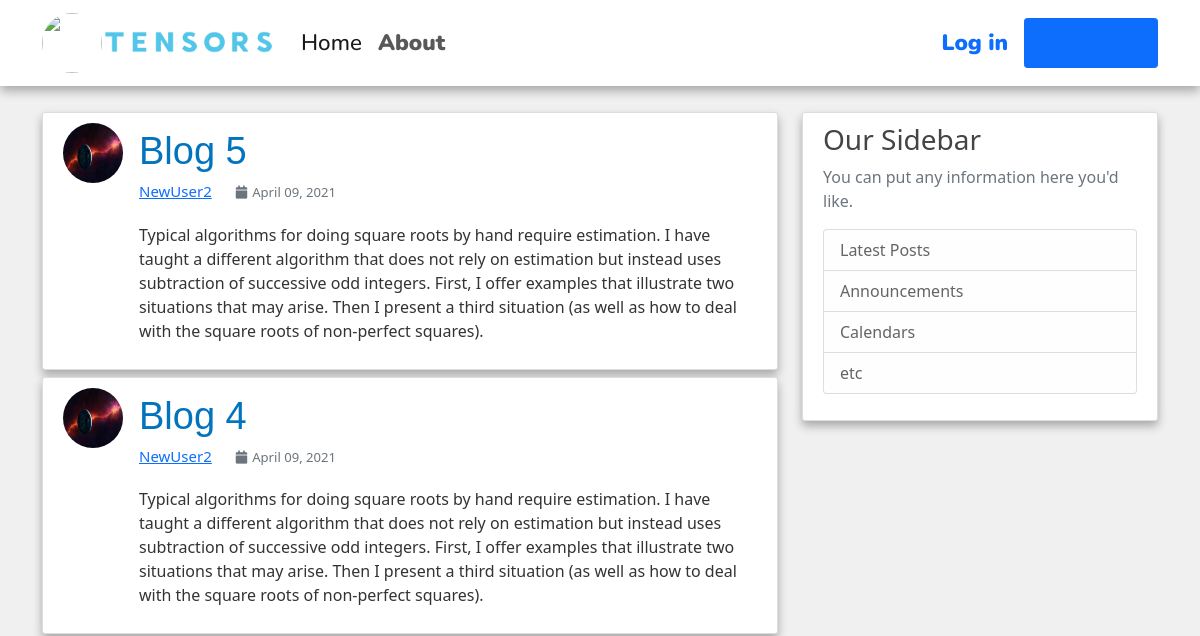
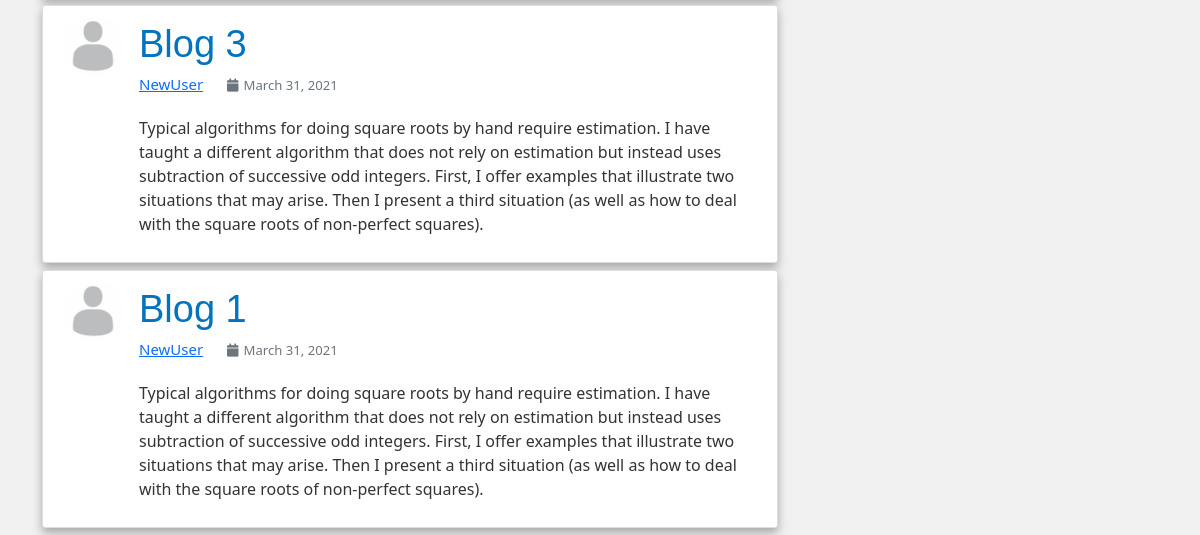
The app's page /, older data (2 pictures, top to bottom).
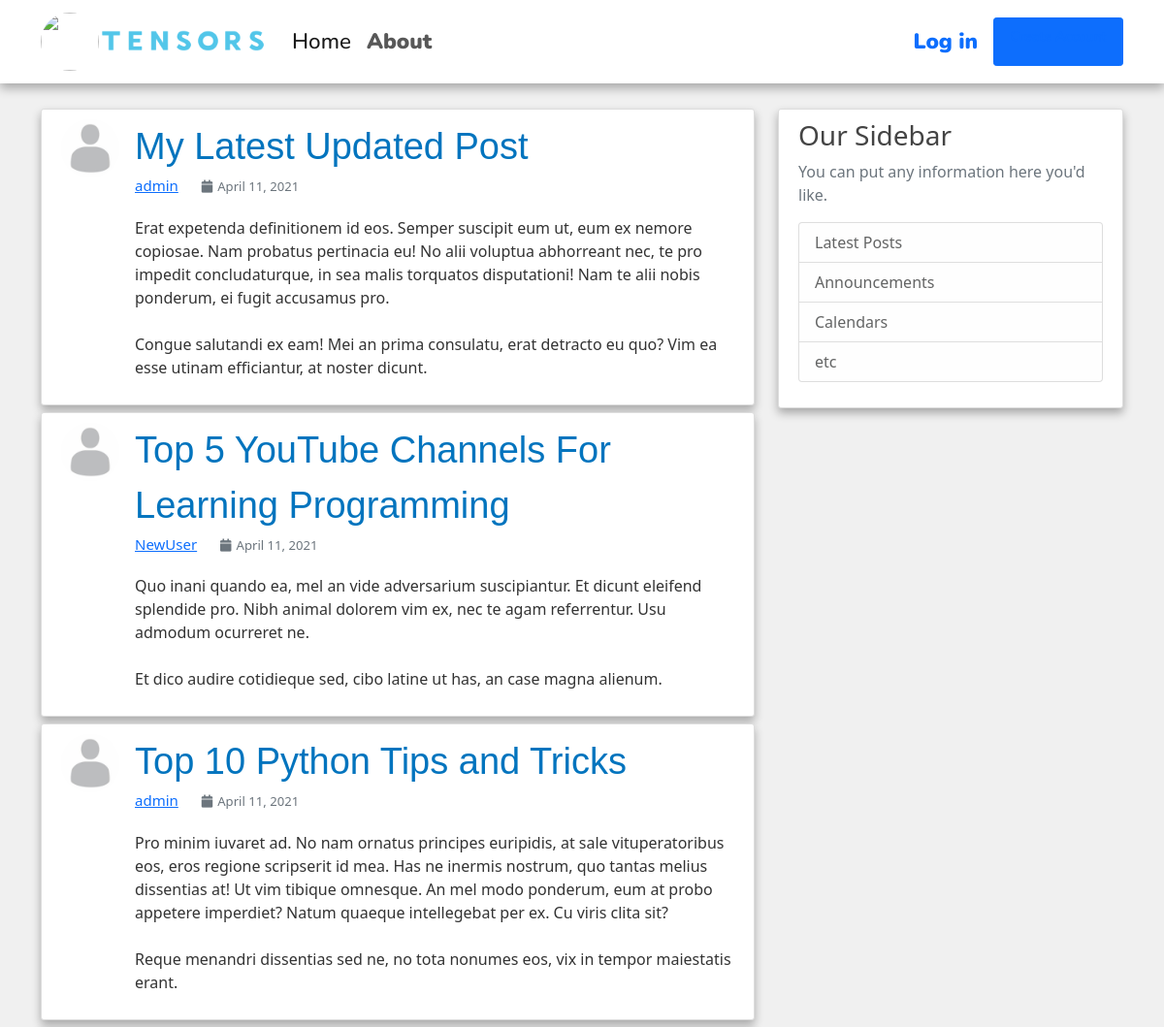
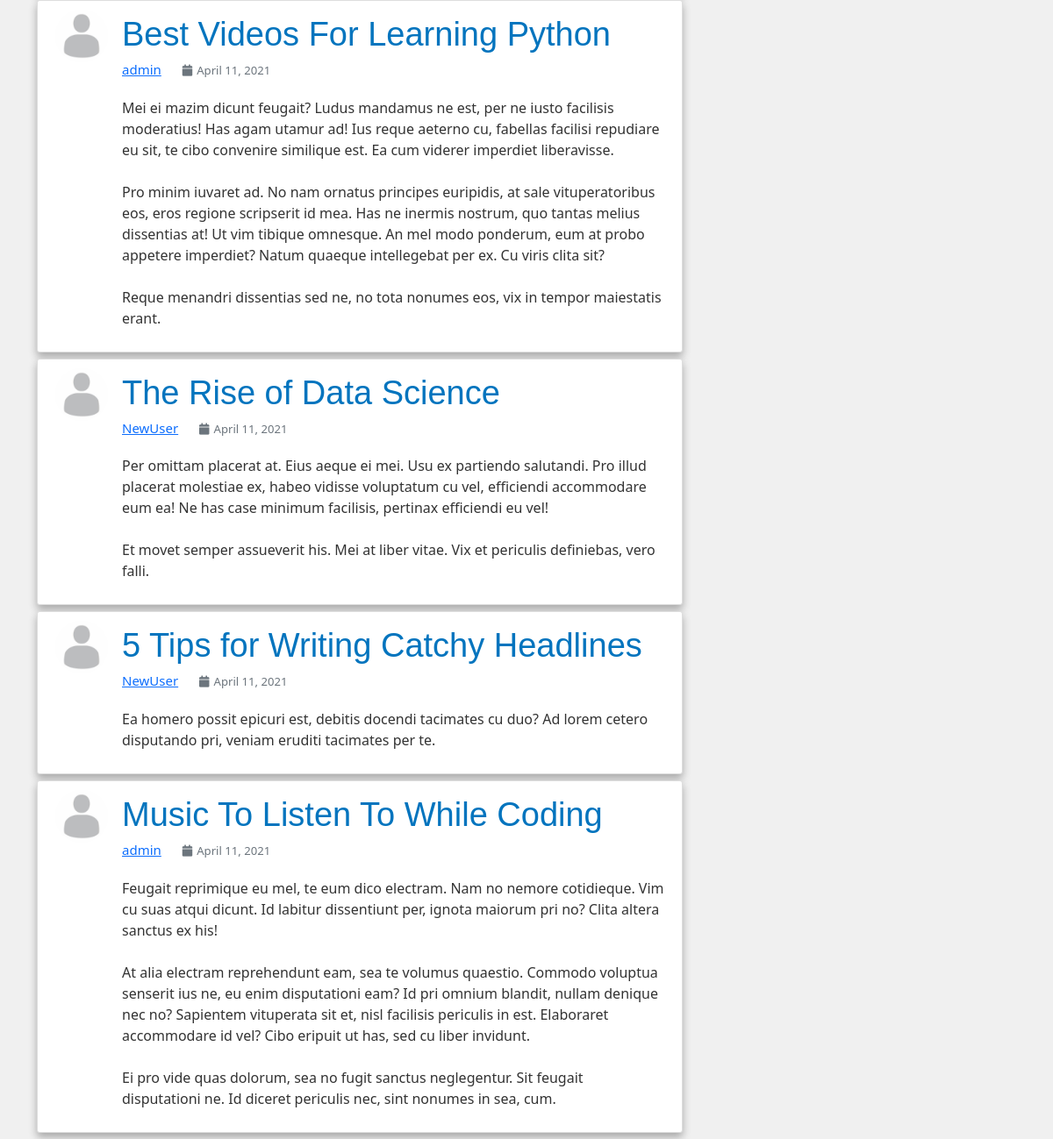
The same page, newer data (2 pictures, top to bottom).
### blog/models.py (models this page shows, shortened)
class Post(models.Model):
    title = models.CharField(max_length=100)
    content = models.TextField()
    date_posted = models.DateTimeField(default=timezone.now)
    author = models.ForeignKey(User, on_delete=models.CASCADE)

### users/models.py (models this page shows, shortened)
class Profile(models.Model):
    user = models.OneToOneField(User, on_delete=models.CASCADE)
    image = models.ImageField(default='default.jpg', upload_to='profile_pics')

### blog/views.py (the view)
# urls.py: path('', PostListView.as_view(), name='blog-home'),
class PostListView(ListView):
    model = Post
    template_name = 'blog/home.html' # <app>/<model>_<viewtype>.html
    context_object_name = 'posts'
    ordering = ['-date_posted']
    paginate_by = 7

### blog/templates/blog/home.html
{% extends "blog/base.html" %}
{% block content %}
    {% for post in posts %}
    <article class="media content-section d-flex flex-row">
        <img class="rounded-circle article-img" src="{{ post.author.profile.image.url }}">
        <div class="media-body">
          <a class="article-title" href="{% url 'post-detail' post.id %}">{{ post.title }}</a>
          <div class="article-metadata">
            <span><a class="mr-2" href="#">{{ post.author }}</a></span>
            <span><small class="text-muted"><i class="fa fa-calendar" style="margin-right: 5px;"></i>{{ post.date_posted | date:"F d, Y" }}</small></span>
          </div>
          <p class="article-content">{{ post.content }}</p>
        </div>
    </article>
    {% endfor %}
{% endblock content %}

Row changes from the older to the newer data that the page shows:
no longer on this page (row unchanged): Post: author.profile.image (picture), title "Blog 5", author "NewUser2", date_posted "April 09, 2021", content "Typical algorithms for doing square roots by hand require estimation. I have taught a different algorithm that does not rely on estimation but instead uses subtraction of successive odd integers. First, I offer examples that illustrate two situations that may arise. Then I present a third situation (as well as how to deal with the square roots of non-perfect squares)."
no longer on this page (row unchanged): Post: author.profile.image (picture), title "Blog 4", author "NewUser2", date_posted "April 09, 2021", content "Typical algorithms for doing square roots by hand require estimation. I have taught a different algorithm that does not rely on estimation but instead uses subtraction of successive odd integers. First, I offer examples that illustrate two situations that may arise. Then I present a third situation (as well as how to deal with the square roots of non-perfect squares)."
no longer on this page (row unchanged): Post: author.profile.image (placeholder picture), title "Blog 3", author "NewUser", date_posted "March 31, 2021", content "Typical algorithms for doing square roots by hand require estimation. I have taught a different algorithm that does not rely on estimation but instead uses subtraction of successive odd integers. First, I offer examples that illustrate two situations that may arise. Then I present a third situation (as well as how to deal with the square roots of non-perfect squares)."
no longer on this page (row unchanged): Post: author.profile.image (placeholder picture), title "Blog 1", author "NewUser", date_posted "March 31, 2021", content "Typical algorithms for doing square roots by hand require estimation. I have taught a different algorithm that does not rely on estimation but instead uses subtraction of successive odd integers. First, I offer examples that illustrate two situations that may arise. Then I present a third situation (as well as how to deal with the square roots of non-perfect squares)."
added Post: author.profile.image (placeholder picture), title "My Latest Updated Post", author "admin", date_posted "April 11, 2021", content "Erat expetenda definitionem id eos. Semper suscipit eum ut, eum ex nemore copiosae. Nam probatus pertinacia eu! No alii voluptua abhorreant nec, te pro impedit concludaturque, in sea malis torquatos disputationi! Nam te alii nobis ponderum, ei fugit accusamus pro. Congue salutandi ex eam! Mei an prima consulatu, erat detracto eu quo? Vim ea esse utinam efficiantur, at noster dicunt."
added Post: author.profile.image (placeholder picture), title "Top 5 YouTube Channels For Learning Programming", author "NewUser", date_posted "April 11, 2021", content "Quo inani quando ea, mel an vide adversarium suscipiantur. Et dicunt eleifend splendide pro. Nibh animal dolorem vim ex, nec te agam referrentur. Usu admodum ocurreret ne. Et dico audire cotidieque sed, cibo latine ut has, an case magna alienum."
added Post: author.profile.image (placeholder picture), title "Top 10 Python Tips and Tricks", author "admin", date_posted "April 11, 2021", content "Pro minim iuvaret ad. No nam ornatus principes euripidis, at sale vituperatoribus eos, eros regione scripserit id mea. Has ne inermis nostrum, quo tantas melius dissentias at! Ut vim tibique omnesque. An mel modo ponderum, eum at probo appetere imperdiet? Natum quaeque intellegebat per ex. Cu viris clita sit? Reque menandri dissentias sed ne, no tota nonumes eos, vix in tempor maiestatis erant."
added Post: author.profile.image (placeholder picture), title "Best Videos For Learning Python", author "admin", date_posted "April 11, 2021", content "Mei ei mazim dicunt feugait? Ludus mandamus ne est, per ne iusto facilisis moderatius! Has agam utamur ad! Ius reque aeterno cu, fabellas facilisi repudiare eu sit, te cibo convenire similique est. Ea cum viderer imperdiet liberavisse. Pro minim iuvaret ad. No nam ornatus principes euripidis, at sale vituperatoribus eos, eros regione scripserit id mea. Has ne inermis nostrum, quo tantas melius dissentias at! Ut vim tibique omnesque. An mel modo ponderum, eum at probo appetere imperdiet? Natum quaeque intellegebat per ex. Cu viris clita sit? Reque menandri dissentias sed ne, no tota nonumes eos, vix in tempor maiestatis erant."
added Post: author.profile.image (placeholder picture), title "The Rise of Data Science", author "NewUser", date_posted "April 11, 2021", content "Per omittam placerat at. Eius aeque ei mei. Usu ex partiendo salutandi. Pro illud placerat molestiae ex, habeo vidisse voluptatum cu vel, efficiendi accommodare eum ea! Ne has case minimum facilisis, pertinax efficiendi eu vel! Et movet semper assueverit his. Mei at liber vitae. Vix et periculis definiebas, vero falli."
added Post: author.profile.image (placeholder picture), title "5 Tips for Writing Catchy Headlines", author "NewUser", date_posted "April 11, 2021", content "Ea homero possit epicuri est, debitis docendi tacimates cu duo? Ad lorem cetero disputando pri, veniam eruditi tacimates per te."
added Post: author.profile.image (placeholder picture), title "Music To Listen To While Coding", author "admin", date_posted "April 11, 2021", content "Feugait reprimique eu mel, te eum dico electram. Nam no nemore cotidieque. Vim cu suas atqui dicunt. Id labitur dissentiunt per, ignota maiorum pri no? Clita altera sanctus ex his! At alia electram reprehendunt eam, sea te volumus quaestio. Commodo voluptua senserit ius ne, eu enim disputationi eam? Id pri omnium blandit, nullam denique nec no? Sapientem vituperata sit et, nisl facilisis periculis in est. Elaboraret accommodare id vel? Cibo eripuit ut has, sed cu liber invidunt. Ei pro vide quas dolorum, sea no fugit sanctus neglegentur. Sit feugait disputationi ne. Id diceret periculis nec, sint nonumes in sea, cum."
